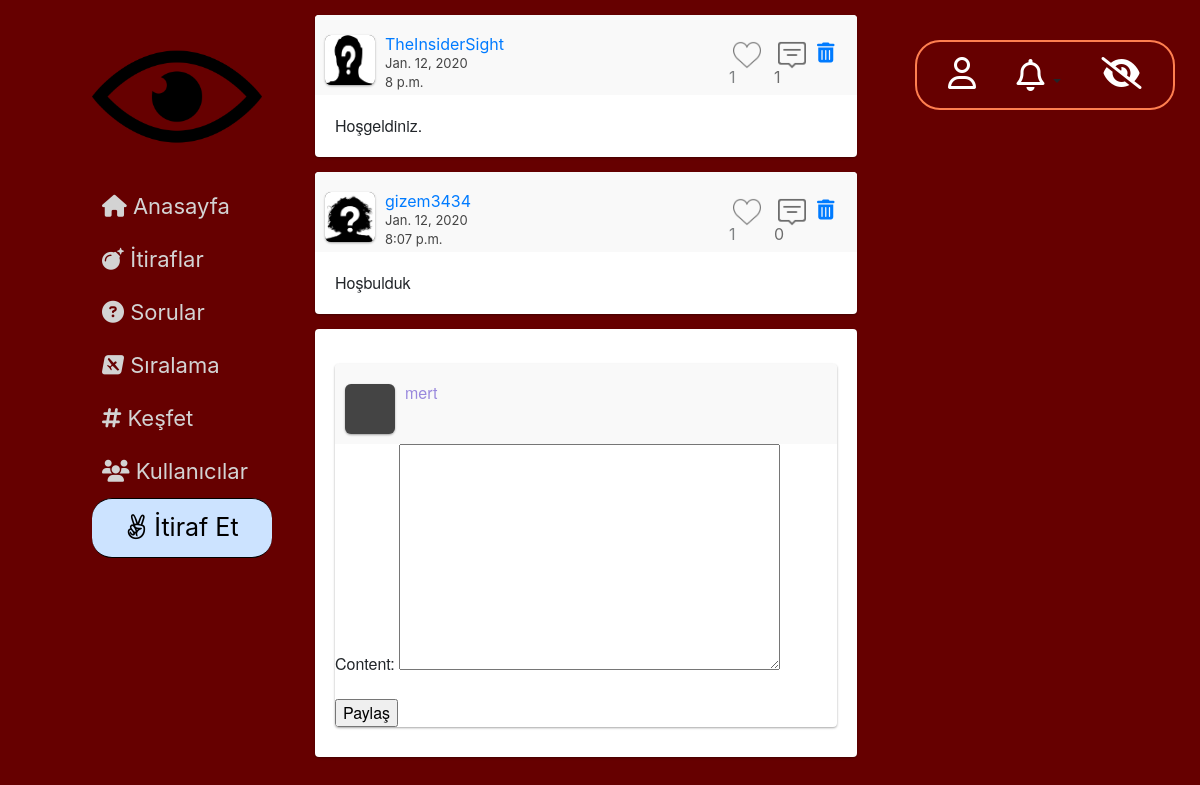
/cevapla/78/ (signed in), run on the app's committed database.
### website/models.py (models this page shows, shortened)
class Post(models.Model):
    Post_Type = (
        ('Post', 'Post'),
        ('Soru', 'Soru'),
        ('Yorum', 'Yorum')
    )
    Category = (
        ('Aşk', 'Aşk'),
        ('Dost Kazığı', 'Dost Kazığı'),
        ('Avcılar', 'Avcılar'),
        ('Civcivler', 'Civcivler'),
        ('Profesyonellik içerenler', 'Profesyonellik içerenler'),
        ('Diğer', 'Diğer')
    )
    publish_by = models.ForeignKey(UserProfile, on_delete=models.CASCADE)
    post_type = models.CharField(max_length=20, choices=Post_Type)
    category = models.CharField(max_length=50, choices=Category)
    publish_date = models.DateField()
    publish_time = models.TimeField(auto_now_add=True)
    content = models.TextField(max_length=2000)
    likes = models.ManyToManyField(User, blank=True, related_name='post_likes')
    replycount = models.IntegerField(default=0)
    def get_reply_url(self):
        return f"/cevapla/{self.pk}/"
    def get_like_api_url(self):
        return f"/begen/api/{self.pk}/"
    def get_delete_post_url(self):
        return f"/post/sil/{self.pk}/"

class UserProfile(models.Model):
    GENDER = (
        ('E', 'Erkek'),
        ('K', 'Kadın'),
    )
    FACULTY = (
        ('Mühendislik', 'Mühendislik'),
        ('Mimarlık', 'Mimarlık'),
        ('Fen-Edebiyat', 'Fen-Edebiyat'),
        ('İktisadi-İdari', 'İktisadi-İdari'),
        ('Güzel Sanatlar', 'Güzel Sanatlar')
    )
    gender = models.CharField(max_length=1, choices=GENDER)
    faculty = models.CharField(max_length=20, choices=FACULTY)
    birthdate = models.DateField()
    createdat = models.DateField()
    following = models.ManyToManyField('self', symmetrical=False, through='Follower_List')
    postCount = models.IntegerField(blank=True, null=True)
    point = models.IntegerField(default=0)
    user = models.ForeignKey(User, on_delete=models.CASCADE)
    def get_profile_url(self):
        return f"/profil/{self.pk}/"

class reply_Post(models.Model):
    Reply_Post_Type = (
        ('Soru', 'Soru'),
        ('Yorum', 'Yorum')
    )
    reply_post_type = models.CharField(max_length=20, choices=Reply_Post_Type)
    main_post = models.ForeignKey(Post, on_delete=models.CASCADE, related_name='%(class)s_main_post')
    replied_post = models.ForeignKey(Post, on_delete=models.CASCADE, related_name='%(class)s_replied_post')

### website/views.py (the view)
    def wrapper(request, *args, **kw):
        user = request.user
        if not user.is_authenticated:
            return redirect('login')
        else:
            return function(request, *args, **kw)

### website/forms.py
class ReplyPostForm(forms.ModelForm):
    class Meta:
        model = Post
        fields = {
            'content',
        }

### website/views.py (called while the page is built)
def my_login_required(function):
    def wrapper(request, *args, **kw):
        user = request.user
        if not user.is_authenticated:
            return redirect('login')
        else:
            return function(request, *args, **kw)
    return wrapper

def getNotifications(request):
    if request.user.is_anonymous:
        return {}
    n = Notification.objects.all().filter(recipient=request.user)
    for notif in n:
        print(notif)
    return {
        'notification_list': n,
        'count': n.count(),
    }

### templates/reply_post.html (shortened to what this page needs)
{% extends 'base.html' %}
{% block content %}
    <div id="main-window">
{% include "classic-post.html" with post=main_post%}
        {% for post in reply_list %}
          {% include "classic-post.html" with post=post.replied_post %}
        {% endfor %}
        <div class="post">
            <div class="content">
                <div class="post">
                    <div class="user">
                        <div class="user-img"></div>
                        <div class="user-info">
                            <div class="user-name">{{ request.user }}</div>
                        </div>
                    </div>
                    <div class="yorum">
                        <form method="POST">
                            {{ form.as_p }}
                            <input type="submit" name="submit" value="Paylaş" id="bid">
                        </form>
                    </div>
                </div>
            </div>
        </div>
    </div>
{% endblock %}

### templates/classic-post.html
{% load static %}
 <div class="post">
                    <div class="user">
                        <div class="user-img"> {% ifequal post.publish_by.gender 'E' %}
              <img src="{% static 'media/erkek.png' %}" alt="profil resmi">
          {% endifequal %}
      {% ifequal post.publish_by.gender 'K' %}
              <img src="{% static 'media/kadın.jpg' %}" alt="profil resmi">
          {% endifequal %}</div>
                        <div class="user-info">
                            <a href="{{ post.publish_by.get_profile_url }}"><div class="user-name">{{ post.publish_by.user.username }}</div></a>
                             <span class="post-date">{{post.publish_date}}</span><br>
                            <span class="post-date"> {{ post.publish_time }}</span>
                        </div>
                        <div class="actions">
                          {% if request.user.is_superuser %}
                                 <div class="actions">
                                     <a href="{{ post.get_delete_post_url }}"><i class="fas fa-trash-alt fa-lg" style="position: relative; top:15px; left:8px;"></i></a>
                        </div>
                            {% endif %}
                            {% if request.user in post.likes.all %}
                               <span> <a  data-href="{{ post.get_like_api_url }}"  data-likes={{ post.likes.count }} class="like_button">  <span class="like-red like-ch" > <div class="like-count">{{ post.likes.count }}</div></span> </a></span>
                            {% else %}
                              <span><a  data-href="{{ post.get_like_api_url }}"  data-likes={{ post.likes.count }} class="like_button"> <span class="no-like like-ch" id="like"><div class="like-count">{{ post.likes.count }}</div></span></a></span>
                            {% endif %}
                           <span id="comment-span"> <a href="{{ post.get_reply_url }}"><span class="comment" ><div id="comment-count"> {{ post.replycount }}</div> </span></a></span>
                        </div>
                    </div>
                    <div class="content">
                       {{ post.content }}
                    </div>
                </div>

### website/static/css/main.css (style rules this page uses)
#main-window { position: relative; left: 0; right: 0; width: 95%; }
.post { margin: 15px auto 10px; width: 100%; background: #fff; border-radius: 4px; box-shadow: 0 1px 3px rgba(0, 0, 0, 0.12), 0 1px 2px rgba(0, 0, 0, 0.24); transition: all 0.2s ease-in-out; overflow: hidden; }
.post .user { padding: 10px; position: relative; background: #f9f9f9; overflow: hidden; }
.post .user .user-img { margin-top: 10px; margin-right: 10px; width: 50px; height: 50px; float: left; border-radius: 6px; background: #444; box-shadow: 0 1px 3px rgba(0, 0, 0, 0.12), 0 1px 2px rgba(0, 0, 0, 0.24); overflow: hidden; }
.post .user .user-img img { position: relative; width: 100%; height: 100%; }
.post .user .user-info { padding-top: 10px; margin-right: 10px; width: calc(100% - 190px); height: 45px; line-height: 18px; float: left; color: #98d; }
.post .user .user-info .post-date { font-size: 13px; color: #444; }
.post .user .actions { float: right; margin-right: 10px }
.post .user .actions span { margin-right: 10px; width: 35px; height: 60px; float: left; display: block; cursor: pointer; overflow: hidden; background-size: 80%; background-position: 50% 50%; background-repeat: no-repeat; opacity: 0.75; transition: 0.25s opacity ease-in-out; }
#comment-count { text-decoration: none; color: black !important; }
.post .user .actions span:last-child { margin-right: 0; }
.no-like { background-image: url('/static/media/no_like.png'); }
.post .content { padding: 20px; font-size: 16px; line-height: 22px; font-family: 'Helvetica Neue'; overflow: hidden; }
.like-count { position: relative; padding-top: 40px; }
.comment { position: relative; padding-top: 40px; }

### data on the page
Post: publish_by.user.username "TheInsiderSight", publish_date "Jan. 12, 2020", publish_time "8 p.m.", likes.count "1", replycount "1", content "Hoşgeldiniz."
reply_Post: publish_by.user.username "gizem3434", publish_date "Jan. 12, 2020", publish_time "8:07 p.m.", likes.count "1", replycount "0", content "Hoşbulduk"

### other printed values
{{ request.user }} "mert"
